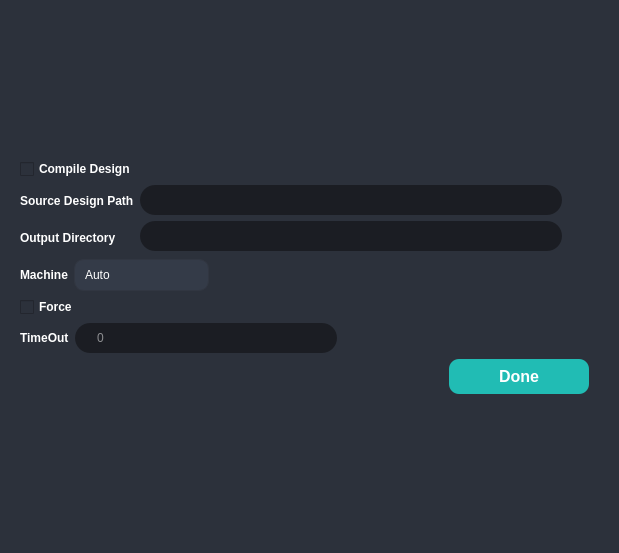
<?xml version="1.0" encoding="UTF-8"?>
<ui version="4.0">
 <class>Form</class>
 <widget class="QWidget" name="Form">
  <property name="geometry">
   <rect>
    <x>0</x>
    <y>0</y>
    <width>619</width>
    <height>553</height>
   </rect>
  </property>
  <property name="windowTitle">
   <string>Form</string>
  </property>
  <property name="styleSheet">
   <string notr="true">QWidget{
	background-color: rgb(44, 49, 59);
	color: white;
}

#MainWindow, #scrollAreaWidgetContents{
	background-color: rgb(44, 49, 59);
}</string>
  </property>
  <layout class="QGridLayout" name="gridLayout_2">
   <item row="0" column="0">
    <widget class="QWidget" name="widget" native="true">
     <property name="styleSheet">
      <string notr="true">QLineEdit{
	border: 0px solid rgb(37, 39, 48);
	height: 30px;
	border-radius: 15px;
	color: white;
	padding-left: 20px;
	padding-right: 20px;
	background-color: rgb(27, 29, 35);
}
QLineEdit:hover{
	border: 2px solid rgb(64, 71, 88)
}
QLineEdit:focus{
	border: 3px solid rgb(91, 101, 124);
	color: white;
}
QLineEdit:disabled {
	background-color: #808080;
}
/* ToolButton */
QToolButton {
	border: 0px;
	width: 28px;
	height: 28px;
	background-color: transparent;
	color: rgb(255, 255, 255);
	border-radius: 15px;
}
QToolButton:hover {
	background-color: rgb(57, 65, 80);
	border: 2px solid rgb(61, 70, 86);
}
QToolButton:pressed {
	background-color: rgb(35, 40, 49);
	border: 2px solid rgb(43, 50, 61);
}
QPushButton{
	background-color: rgb(27, 29, 35);
}
QComboBox {
	background-color: rgb(52, 59, 72);
	border: 1px solid rgb(49, 54, 65);
	height: 30px;
	border-radius: 10px;
	padding-left: 10px;
	padding-right: 15px;
	color: rgb(255, 255, 255);
}
QComboBox QAbstractItemView {
    background-color:rgb(27, 29, 35);
	border: 0px;
	color: #fff;
    selection-background-color: rgb(22, 51, 79);
    outline: none;
}
QComboBox QAbstractItemView::item:selected {
    background-color: rgb(22, 51, 79);
}
QComboBox::drop-down {
	border: 0px;
}
QComboBox::down-arrow{
	image: url(&quot;:/icons/icons/cil-chevron-bottom.png&quot;);
	width:15px;
	height:15px;
	margin-right:15px;
}
QComboBox:on {
	border: 0px solid rgb(61, 70, 86);
	background-color: rgb(57, 65, 80)
}
QComboBox QListView {
	background-color: rgb(27, 29, 35);
	border-radius: 10px;
	color: #FFF;
	padding: 10px;
}
QComboBox:disabled {
	background-color: #808080;
}
QPushButton {
	border: 0px solid rgb(52, 59, 72);
	background-color: rgb(52, 59, 72);
	color: rgb(255, 255, 255);
	border-radius: 10px;
	margin-right:10px;
}
QPushButton:hover {
	background-color: rgb(57, 65, 80);
	border: 5px solid transparent;
}
QPushButton:pressed {
	background-color: rgb(35, 40, 49);
	border: 7px solid transparent;
}
QPushButton:disabled {
	background-color: rgb(102, 109, 122);
	color: rgb(168, 168, 168);
}
</string>
     </property>
     <layout class="QGridLayout" name="gridLayout_3">
      <item row="0" column="0">
       <layout class="QGridLayout" name="gridLayout">
        <item row="0" column="0">
         <widget class="QCheckBox" name="checkBox_2">
          <property name="font">
           <font>
            <weight>75</weight>
            <bold>true</bold>
           </font>
          </property>
          <property name="layoutDirection">
           <enum>Qt::LeftToRight</enum>
          </property>
          <property name="text">
           <string>Compile Design</string>
          </property>
         </widget>
        </item>
        <item row="1" column="0">
         <layout class="QHBoxLayout" name="horizontalLayout">
          <item>
           <layout class="QVBoxLayout" name="verticalLayout">
            <item>
             <widget class="QLabel" name="label_4">
              <property name="font">
               <font>
                <weight>75</weight>
                <bold>true</bold>
               </font>
              </property>
              <property name="styleSheet">
               <string notr="true">background:none
</string>
              </property>
              <property name="text">
               <string>Source Design Path</string>
              </property>
             </widget>
            </item>
            <item>
             <widget class="QLabel" name="label_5">
              <property name="font">
               <font>
                <weight>75</weight>
                <bold>true</bold>
               </font>
              </property>
              <property name="styleSheet">
               <string notr="true">background:none
</string>
              </property>
              <property name="text">
               <string>Output Directory</string>
              </property>
             </widget>
            </item>
           </layout>
          </item>
          <item>
           <layout class="QVBoxLayout" name="verticalLayout_2">
            <item>
             <widget class="QLineEdit" name="lineEdit_5"/>
            </item>
            <item>
             <widget class="QLineEdit" name="lineEdit_4"/>
            </item>
           </layout>
          </item>
          <item>
           <layout class="QVBoxLayout" name="verticalLayout_3">
            <item>
             <widget class="QToolButton" name="toolButton">
              <property name="text">
               <string/>
              </property>
             </widget>
            </item>
            <item>
             <widget class="QToolButton" name="toolButton_2">
              <property name="text">
               <string/>
              </property>
             </widget>
            </item>
           </layout>
          </item>
         </layout>
        </item>
        <item row="2" column="0">
         <layout class="QHBoxLayout" name="horizontalLayout_3">
          <item>
           <widget class="QLabel" name="label_6">
            <property name="font">
             <font>
              <weight>75</weight>
              <bold>true</bold>
             </font>
            </property>
            <property name="styleSheet">
             <string notr="true">background:none</string>
            </property>
            <property name="text">
             <string>Machine</string>
            </property>
           </widget>
          </item>
          <item>
           <widget class="QComboBox" name="comboBox">
            <item>
             <property name="text">
              <string>Auto</string>
             </property>
            </item>
            <item>
             <property name="text">
              <string>egc-med-bell</string>
             </property>
            </item>
            <item>
             <property name="text">
              <string>egc-med-baird</string>
             </property>
            </item>
            <item>
             <property name="text">
              <string>egc-med-nozark</string>
             </property>
            </item>
           </widget>
          </item>
          <item>
           <spacer name="horizontalSpacer">
            <property name="orientation">
             <enum>Qt::Horizontal</enum>
            </property>
            <property name="sizeHint" stdset="0">
             <size>
              <width>98</width>
              <height>20</height>
             </size>
            </property>
           </spacer>
          </item>
         </layout>
        </item>
        <item row="3" column="0">
         <widget class="QCheckBox" name="checkBox">
          <property name="font">
           <font>
            <weight>75</weight>
            <bold>true</bold>
           </font>
          </property>
          <property name="layoutDirection">
           <enum>Qt::LeftToRight</enum>
          </property>
          <property name="text">
           <string>Force</string>
          </property>
         </widget>
        </item>
        <item row="4" column="0">
         <layout class="QHBoxLayout" name="horizontalLayout_2">
          <item>
           <widget class="QLabel" name="label_7">
            <property name="font">
             <font>
              <weight>75</weight>
              <bold>true</bold>
             </font>
            </property>
            <property name="styleSheet">
             <string notr="true">background:none</string>
            </property>
            <property name="text">
             <string>TimeOut</string>
            </property>
           </widget>
          </item>
          <item>
           <widget class="QLineEdit" name="lineEdit_3">
            <property name="placeholderText">
             <string>0</string>
            </property>
           </widget>
          </item>
          <item>
           <spacer name="horizontalSpacer_2">
            <property name="orientation">
             <enum>Qt::Horizontal</enum>
            </property>
            <property name="sizeHint" stdset="0">
             <size>
              <width>98</width>
              <height>20</height>
             </size>
            </property>
           </spacer>
          </item>
         </layout>
        </item>
        <item row="5" column="0">
         <layout class="QHBoxLayout" name="horizontalLayout_4">
          <item>
           <spacer name="horizontalSpacer_3">
            <property name="orientation">
             <enum>Qt::Horizontal</enum>
            </property>
            <property name="sizeHint" stdset="0">
             <size>
              <width>40</width>
              <height>20</height>
             </size>
            </property>
           </spacer>
          </item>
          <item>
           <widget class="QPushButton" name="pushButtonCreate_2">
            <property name="minimumSize">
             <size>
              <width>150</width>
              <height>35</height>
             </size>
            </property>
            <property name="font">
             <font>
              <pointsize>12</pointsize>
              <weight>75</weight>
              <bold>true</bold>
             </font>
            </property>
            <property name="styleSheet">
             <string notr="true">QPushButton {
	background-color: rgb(33, 188, 180);
}

QPushButton:hover {
	background-color: rgb(84, 195, 195);
}

QPushButton:pressed {
	background-color: rgb(25, 154, 147);
}

QPushButton:disabled {
	background-color: rgb(180, 180, 180);
	color: rgb(100, 100, 100);
}
</string>
            </property>
            <property name="text">
             <string>Done</string>
            </property>
           </widget>
          </item>
         </layout>
        </item>
       </layout>
      </item>
     </layout>
    </widget>
   </item>
  </layout>
 </widget>
 <resources/>
 <connections/>
</ui>
